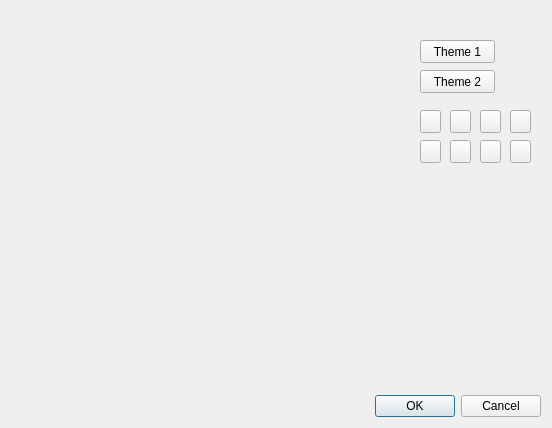
<?xml version="1.0" encoding="UTF-8"?>
<ui version="4.0">
 <class>Dialog</class>
 <widget class="QDialog" name="Dialog">
  <property name="geometry">
   <rect>
    <x>0</x>
    <y>0</y>
    <width>552</width>
    <height>428</height>
   </rect>
  </property>
  <property name="windowTitle">
   <string>Dialog</string>
  </property>
  <widget class="QDialogButtonBox" name="buttonBox">
   <property name="geometry">
    <rect>
     <x>200</x>
     <y>390</y>
     <width>341</width>
     <height>32</height>
    </rect>
   </property>
   <property name="orientation">
    <enum>Qt::Horizontal</enum>
   </property>
   <property name="standardButtons">
    <set>QDialogButtonBox::Cancel|QDialogButtonBox::Ok</set>
   </property>
  </widget>
  <widget class="QWidget" name="gridLayoutWidget">
   <property name="geometry">
    <rect>
     <x>20</x>
     <y>40</y>
     <width>381</width>
     <height>331</height>
    </rect>
   </property>
   <layout class="QGridLayout" name="gridLayout">
    <item row="0" column="0">
     <widget class="QWidget" name="widget" native="true"/>
    </item>
   </layout>
  </widget>
  <widget class="QPushButton" name="pushButton">
   <property name="geometry">
    <rect>
     <x>420</x>
     <y>40</y>
     <width>75</width>
     <height>23</height>
    </rect>
   </property>
   <property name="text">
    <string>Theme 1</string>
   </property>
  </widget>
  <widget class="QPushButton" name="pushButton_2">
   <property name="geometry">
    <rect>
     <x>420</x>
     <y>70</y>
     <width>75</width>
     <height>23</height>
    </rect>
   </property>
   <property name="text">
    <string>Theme 2</string>
   </property>
  </widget>
  <widget class="QPushButton" name="pushButton_3">
   <property name="geometry">
    <rect>
     <x>420</x>
     <y>110</y>
     <width>21</width>
     <height>23</height>
    </rect>
   </property>
   <property name="text">
    <string/>
   </property>
   <property name="icon">
    <iconset>
     <normaloff>../../../../Downloads/1506493_10152104658648424_6269300202068500362_n.jpg</normaloff>../../../../Downloads/1506493_10152104658648424_6269300202068500362_n.jpg</iconset>
   </property>
  </widget>
  <widget class="QPushButton" name="pushButton_4">
   <property name="geometry">
    <rect>
     <x>450</x>
     <y>110</y>
     <width>21</width>
     <height>23</height>
    </rect>
   </property>
   <property name="text">
    <string/>
   </property>
   <property name="icon">
    <iconset>
     <normaloff>../../../../Desktop/bombe.jpg</normaloff>../../../../Desktop/bombe.jpg</iconset>
   </property>
  </widget>
  <widget class="QPushButton" name="pushButton_5">
   <property name="geometry">
    <rect>
     <x>480</x>
     <y>110</y>
     <width>21</width>
     <height>23</height>
    </rect>
   </property>
   <property name="text">
    <string/>
   </property>
   <property name="icon">
    <iconset>
     <normaloff>../../../../Desktop/brique.jpg</normaloff>../../../../Desktop/brique.jpg</iconset>
   </property>
  </widget>
  <widget class="QPushButton" name="pushButton_6">
   <property name="geometry">
    <rect>
     <x>510</x>
     <y>110</y>
     <width>21</width>
     <height>23</height>
    </rect>
   </property>
   <property name="text">
    <string/>
   </property>
   <property name="icon">
    <iconset>
     <normaloff>../../../../Desktop/pelouse.jpg</normaloff>../../../../Desktop/pelouse.jpg</iconset>
   </property>
  </widget>
  <widget class="QPushButton" name="pushButton_7">
   <property name="geometry">
    <rect>
     <x>420</x>
     <y>140</y>
     <width>21</width>
     <height>23</height>
    </rect>
   </property>
   <property name="text">
    <string/>
   </property>
  </widget>
  <widget class="QPushButton" name="pushButton_8">
   <property name="geometry">
    <rect>
     <x>450</x>
     <y>140</y>
     <width>21</width>
     <height>23</height>
    </rect>
   </property>
   <property name="text">
    <string/>
   </property>
  </widget>
  <widget class="QPushButton" name="pushButton_9">
   <property name="geometry">
    <rect>
     <x>480</x>
     <y>140</y>
     <width>21</width>
     <height>23</height>
    </rect>
   </property>
   <property name="text">
    <string/>
   </property>
  </widget>
  <widget class="QPushButton" name="pushButton_10">
   <property name="geometry">
    <rect>
     <x>510</x>
     <y>140</y>
     <width>21</width>
     <height>23</height>
    </rect>
   </property>
   <property name="text">
    <string/>
   </property>
  </widget>
 </widget>
 <resources/>
 <connections>
  <connection>
   <sender>buttonBox</sender>
   <signal>accepted()</signal>
   <receiver>Dialog</receiver>
   <slot>accept()</slot>
   <hints>
    <hint type="sourcelabel">
     <x>248</x>
     <y>254</y>
    </hint>
    <hint type="destinationlabel">
     <x>157</x>
     <y>274</y>
    </hint>
   </hints>
  </connection>
  <connection>
   <sender>buttonBox</sender>
   <signal>rejected()</signal>
   <receiver>Dialog</receiver>
   <slot>reject()</slot>
   <hints>
    <hint type="sourcelabel">
     <x>316</x>
     <y>260</y>
    </hint>
    <hint type="destinationlabel">
     <x>286</x>
     <y>274</y>
    </hint>
   </hints>
  </connection>
 </connections>
</ui>
